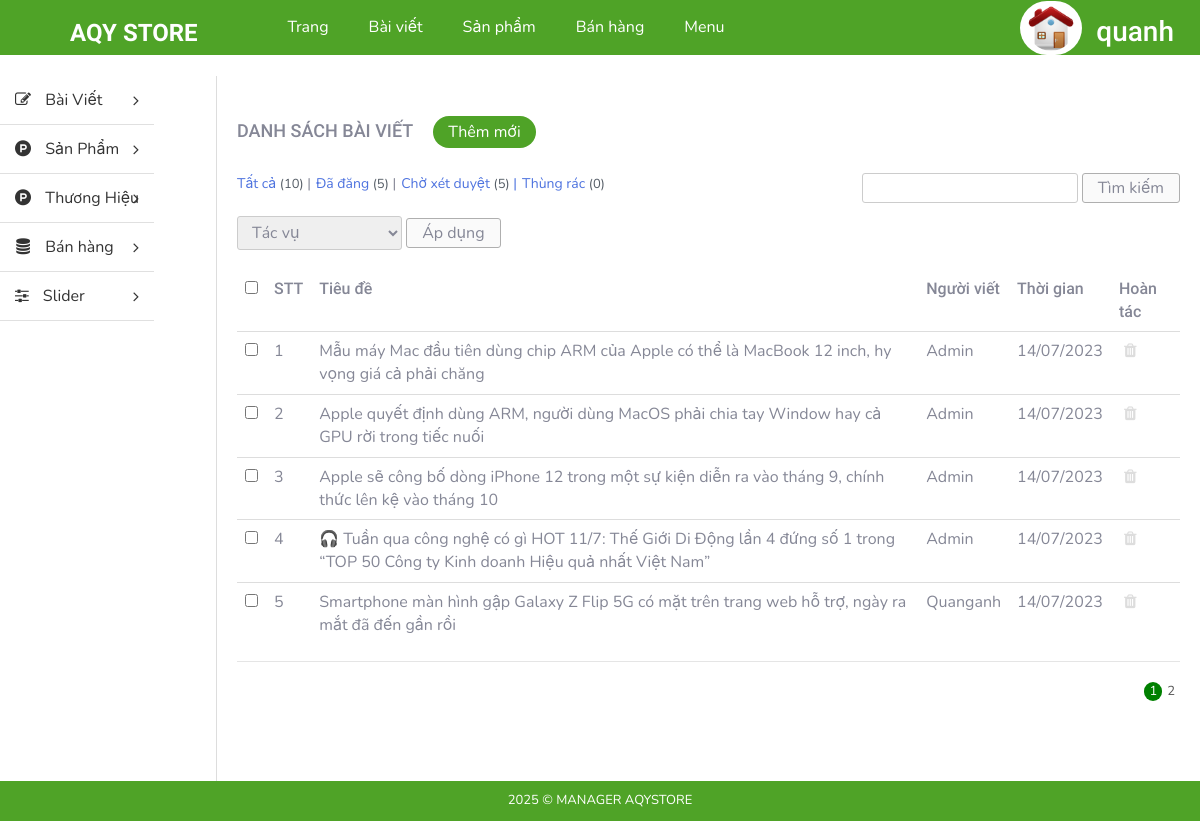
Before: /admin/index.php?modules=blogs&controllers=index&action=list (signed in) with the older database file.
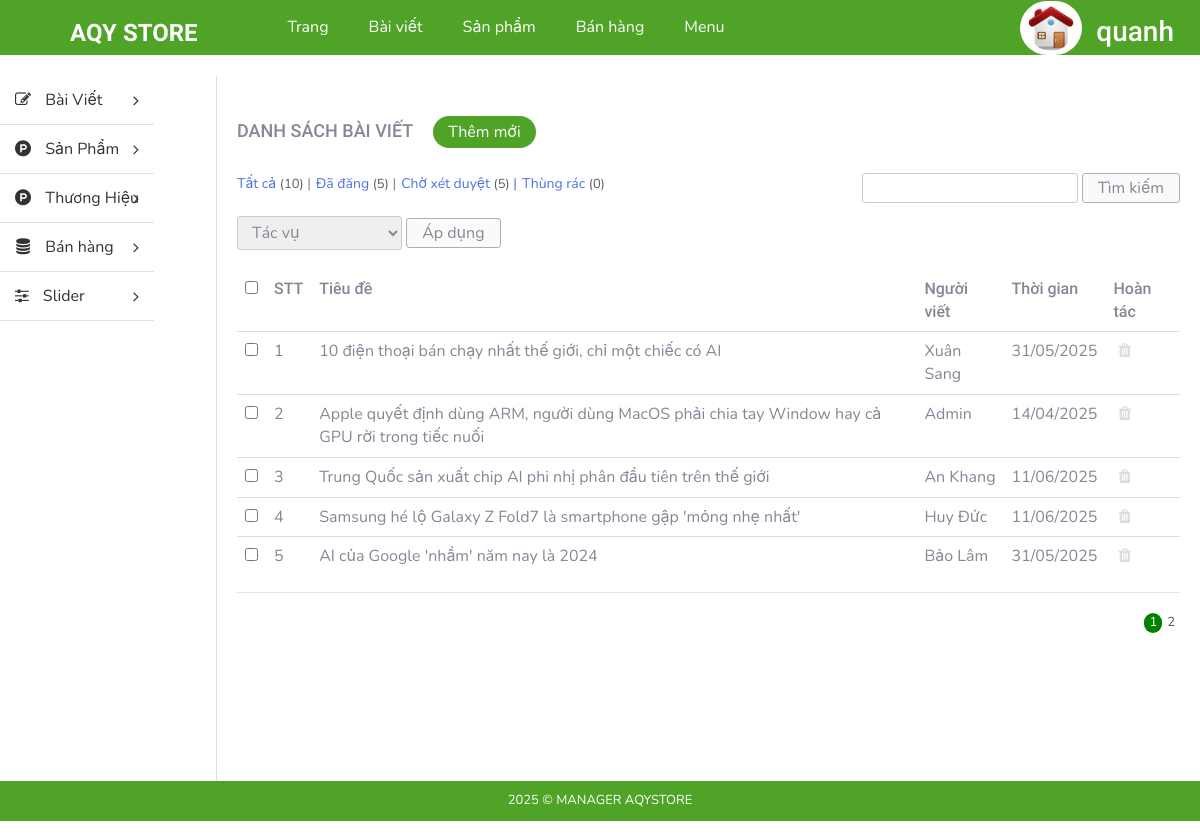
After: the same page with the newer database file.
### tables this page shows
CREATE TABLE `tbl_blog` (
  `id` int(11) NOT NULL,
  `title` text NOT NULL,
  `content` text NOT NULL,
  `user` varchar(255) NOT NULL,
  `create_date` varchar(255) NOT NULL,
  `description` text NOT NULL,
  `image` varchar(255) NOT NULL
);

### admin/libraries/database.php (called while the page is built, shortened)
<?php
function db_query($query_string) {
    global $conn;
    $result = mysqli_query($conn, $query_string);
    return $result;
}
function db_fetch_array($query_string) {
    $result = array();
    $mysqli_result = db_query($query_string);
    while ($row = mysqli_fetch_assoc($mysqli_result)) {
        $result[] = $row;
    }
    return $result;
}

### admin/modules/blogs/models/indexModel.php (called while the page is built, shortened)
<?php
function getAll() {
	return db_fetch_array("SELECT * FROM `tbl_blog`");
}
 ?>

### admin/modules/blogs/controllers/indexController.php (called while the page is built, shortened)
<?php
function listAction(){
	$data_tmp = getAll();
	if(!empty($_GET['page'])){
		$page = $_GET['page'];
	}else{
		$page =1;
	}
	$numProduct = count($data_tmp);
	$productOnPage = 5;
	$num = ceil($numProduct/$productOnPage);
	$start = ($page - 1) * $productOnPage;
	$res =[];
	for ($i=$start; $i < $start+$productOnPage; $i++) {
		if(isset($data_tmp[$i]))
        $res[] = $data_tmp[$i];
	};
	$data = [$res, $num, $page];
	load_view('list',$data);;
}

### admin/core/router.php (called while the page is built, shortened)
<?php
$action_name = get_action().'Action';
call_function(array('construct', $action_name));

### admin/core/appload.php (called while the page is built, shortened)
<?php
require CONFIGPATH . DIRECTORY_SEPARATOR . 'database.php';
require LIBPATH . DIRECTORY_SEPARATOR . 'database.php';
require COREPATH . DIRECTORY_SEPARATOR . 'base.php';
require COREPATH . DIRECTORY_SEPARATOR . 'router.php';

### admin/index.php (called while the page is built, shortened)
<?php
require COREPATH.DIRECTORY_SEPARATOR.'appload.php';

### admin/modules/blogs/views/listView.php (the view, shortened to what the changed rows need)
<div id="main-content-wp" class="list-post-page">
    <div class="wrap clearfix">
        <div id="content" class="fl-right">
            <div class="section" id="title-page">
                <div class="clearfix">
                    <h3 id="index" class="fl-left">Danh sách bài viết</h3>
                    <a href="?modules=blogs&controllers=index&action=add" title="" id="add-new" class="fl-left">Thêm mới</a>
                </div>
            </div>
            <div class="section" id="detail-page">
                <div class="section-detail">
                    <div class="filter-wp clearfix">
                        <ul class="post-status fl-left">
                            <li class="all"><a href="">Tất cả <span class="count">(10)</span></a> |</li>
                            <li class="publish"><a href="">Đã đăng <span class="count">(5)</span></a> |</li>
                            <li class="pending"><a href="">Chờ xét duyệt <span class="count">(5)</span> |</a></li>
                            <li class="trash"><a href="">Thùng rác <span class="count">(0)</span></a></li>
                        </ul>
                        <form method="GET" class="form-s fl-right">
                            <input type="text" name="s" id="s">
                            <input type="submit" name="sm_s" value="Tìm kiếm">
                        </form>
                    </div>
                    <div class="actions">
                        <form method="GET" action="" class="form-actions">
                            <select name="actions">
                                <option value="0">Tác vụ</option>
                            </select>
                            <input type="submit" name="sm_action" value="Áp dụng">
                        </form>
                    </div>
                    <div class="table-responsive">
                        <table class="table list-table-wp">
                            <thead>
                                <tr>
                                    <td><input type="checkbox" name="checkAll" id="checkAll"></td>
                                    <td><span class="thead-text">STT</span></td>
                                    <td ><span class="thead-text" >Tiêu đề</span></td>
                                    <td><span class="thead-text">Người viết</span></td>
                                    <td><span class="thead-text">Thời gian</span></td>
                                    <td><span class="thead-text">Hoàn tác</span></td>
                                </tr>
                            </thead>
                            <tbody>
                                <?php $i=0;if(!empty($data['0'])) foreach ($data['0'] as  $value) { $i++;?>
                                <tr>
                                    <td><input type="checkbox" name="checkItem" class="checkItem"></td>
                                    <td><span class="tbody-text"><?php echo $i; ?></h3></span>
                                    <td ><span class="tbody-text"><?php echo $value['title']; ?></span> </td>
                                    <td><span class="tbody-text"><?php echo $value['user']; ?></span></td>
                                    <td><span class="tbody-text"><?php echo $value['create_date']; ?></span></td>
                                    <td>
                                        <ul class="list-operation ">
                                            <li><a href="?modules=blogs&controllers=index&action=delete&id=<?php echo $value['id']; ?>" title="Xóa" class="delete"><i class="fa fa-trash" aria-hidden="true"></i></a></li>
                                        </ul>
                                    </td>
                                </tr>
                                <?php }; ?>
                            </tbody>
                        </table>
                        <hr>
                    </div>
                </div>
            </div>
            <div class="section" id="paging-wp">
                <div class="section-detail clearfix">
                    <ul id="list-paging" class="fl-right">
                        <?php for ($i=1; $i <= $data['1'] ; $i++) { ?>
                        <li>
                            <a <?php if($i == $data['2']) echo 'style="background-color: green;color:white; border-radius:300px;"';  ?>  href="?modules=categorys&controllers=index&action=list&page=<?php echo $i; ?>" title=""><?php echo $i; ?></a>
                        </li>
                        <?php }; ?>
                    </ul>
                </div>
            </div>
        </div>
    </div>
</div>

### admin/core/base.php (shortened to what the changed rows need)
<?php
function get_module() {
    global $config;
    $module = isset($_GET['modules']) ? $_GET['modules'] : $config['default_module'];
    return $module;
}
function call_function($list_function = array()) {
    if (is_array($list_function)) {
        foreach ($list_function as $f) {
            if (function_exists($f())) {
                $f();
            }
        }
    }
}
function load_view($name, $data_send = array()) {
    $data = $data_send;
    $path = MODULESPATH . DIRECTORY_SEPARATOR . get_module() . DIRECTORY_SEPARATOR . 'views' . DIRECTORY_SEPARATOR . $name . 'View.php';
    if (file_exists($path)) {
        require $path;
    } else {
        echo "Không tìm thấy {$path}";
    }
}
function get_header($name = '') {
    global $data;
    if (empty($name)) {
        $name = 'header';
    } else {
        $name = "header-{$name}";
    }
    $path = LAYOUTPATH . DIRECTORY_SEPARATOR . $name . '.php';
    if (file_exists($path)) {
        if (is_array($data)) {
            foreach ($data as $key => $a) {
                $$key = $a;
            }
        }
        require $path;
    } else {
        echo "Không tìm thấy {$path}";
    }
}
function get_footer($name = '') {
    global $data;
    if (empty($name)) {
        $name = 'footer';
    } else {
        $name = "footer-{$name}";
    }
    $path = LAYOUTPATH . DIRECTORY_SEPARATOR . $name . '.php';
    if (file_exists($path)) {
        if (is_array($data)) {
            foreach ($data as $key => $a) {
                $$key = $a;
            }
        }
        require $path;
    } else {
        echo "Không tìm thấy {$path}";
    }
}
function get_sidebar($name = '') {
    global $data;
    if (empty($name)) {
        $name = 'sidebar';
    } else {
        $name = "sidebar-{$name}";
    }
    $path = LAYOUTPATH . DIRECTORY_SEPARATOR . $name . '.php';
    if (file_exists($path)) {
        if (is_array($data)) {
            foreach ($data as $key => $a) {
                $$key = $a;
            }
        }
        require $path;
    } else {
        echo "Không tìm thấy {$path}";
    }
}
?>

Changed rows visible on the page:
changed tbl_blog: title "Mẫu máy Mac đầu tiên dùng chip ARM của Apple có thể là MacBook 12 inch, hy vọng giá cả phải chăng" → "10 điện thoại bán chạy nhất thế giới, chỉ một chiếc có AI"; user "Admin" → "Xuân Sang"; create_date "14/07/2023" → "31/05/2025"
changed tbl_blog "Admin": create_date "14/07/2023" → "14/04/2025"
changed tbl_blog: title "Apple sẽ công bố dòng iPhone 12 trong một sự kiện diễn ra vào tháng 9, chính thức lên kệ vào tháng 10" → "Trung Quốc sản xuất chip AI phi nhị phân đầu tiên trên thế giới"; user "Admin" → "An Khang"; create_date "14/07/2023" → "11/06/2025"
changed tbl_blog: title "🎧 Tuần qua công nghệ có gì HOT 11/7: Thế Giới Di Động lần 4 đứng số 1 trong “TOP 50 Công ty Kinh doanh Hiệu quả nhất Việt Nam”" → "Samsung hé lộ Galaxy Z Fold7 là smartphone gập 'mỏng nhẹ nhất'"; user "Admin" → "Huy Đức"; create_date "14/07/2023" → "11/06/2025"
changed tbl_blog: title "Smartphone màn hình gập Galaxy Z Flip 5G có mặt trên trang web hỗ trợ, ngày ra mắt đã đến gần rồi" → "AI của Google 'nhầm' năm nay là 2024"; user "Quanganh" → "Bảo Lâm"; create_date "14/07/2023" → "31/05/2025"
